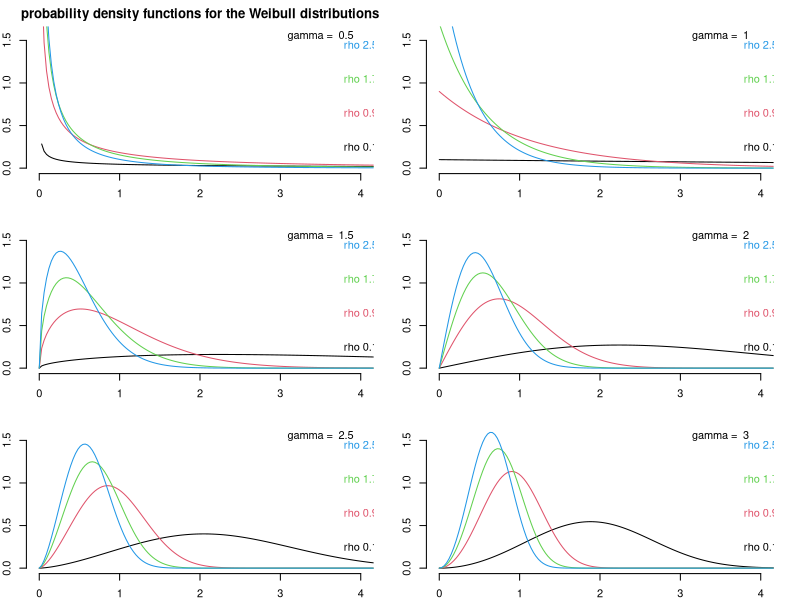

Generate this figure with R:
#weibull distribution, varying rho from 0.1 to 3.3 by 0.2, probability density function
	
	
dev.new()
par(mfrow=c(3,2), mar=c(2,2,2,2), pty="m")	#draws four plots l to r
	#gamma <- 1
for(gamma in seq(0.5, 3, 0.5)){
	#create a line of the function based on the current iteration of gamma, set rho to 0.5... necessary to initially draw plot to correct size and include a label for gamma value
	curve(0.5*gamma*x^(gamma-1)*exp(-0.5*x^(gamma)), from=0, to=4, ylim=c(0, 1.6), col=NULL, ylab=expression(rho), xlab="time", bty="n")
	text(y=1.55, x=3.5, labels=paste("gamma = ", gamma))

for(i in seq(0.1, 2.5, .8)){
	#iterate this function across a series of values of rho
	curve(i*gamma*x^(gamma-1)*exp(-i*x^(gamma)), from=0, to=15, add=T, n=500, col=(i*10/8+1))
	string <- as.character(i)
	text(y=i/2+0.2, x=4, labels =(paste(expression(rho), i)), col=(i*10/8+1))
	}
	}
	par( mfg=c(1,1))
	title(main=("probability density functions for the Weibull distributions"))
	
dev.off()